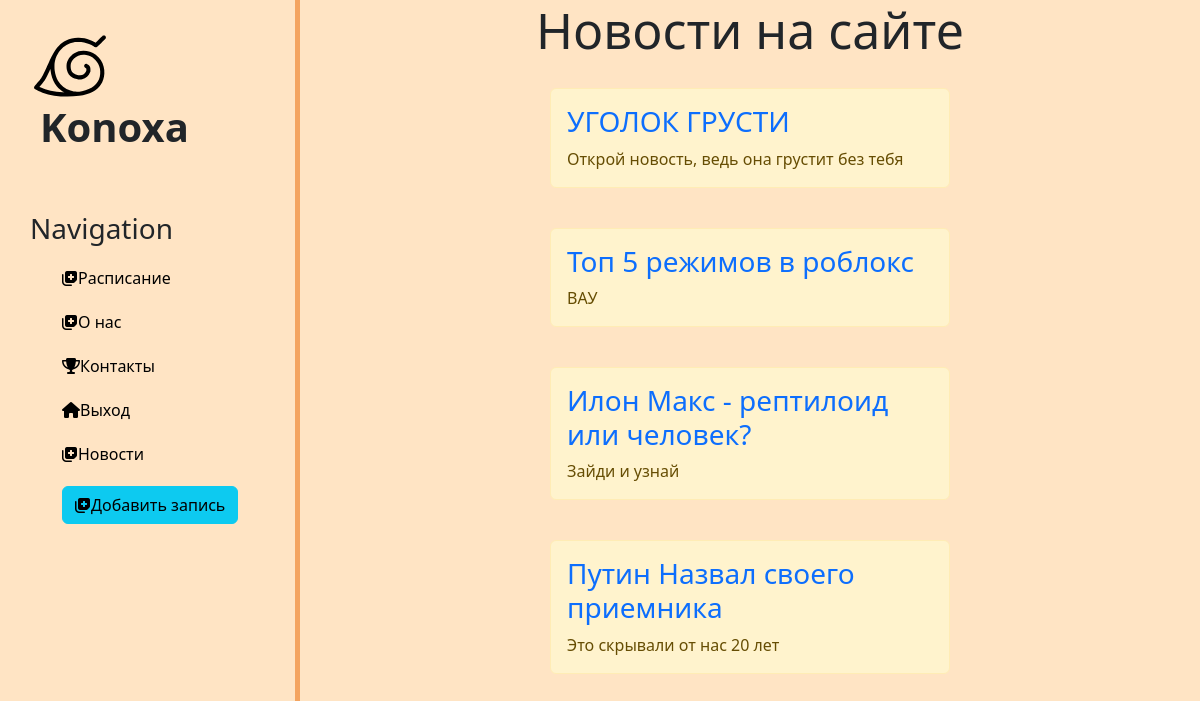
Page /news/ on the committed database.
### news/models.py (models this page shows, shortened)
class Articles(models.Model):
    title = models.CharField('Название',max_length=50, default='Новость')
    anons = models.CharField('Анонс',max_length=250)
    full_text = models.TextField('Статья')
    date = models.DateTimeField('Дата Публикации')
    photo = models.ImageField(upload_to='images/', verbose_name='Фото', blank=True, null=True)
    class Meta:
        verbose_name = 'Новость'
        verbose_name_plural = 'Новости'

### news/views.py (the view)
# urls.py: path('', views.news_home, name='news_home'),
def news_home(request):
    news = Articles.objects.all()
    return render(request, 'news/news_home.html', {'news':news})

### news/templates/news/news_home.html (shortened to what this page needs)
{% extends 'main/layout.html' %}
{% block content %}
<div class="features">
    <h1>Новости на сайте</h1>
    {% if news %}
         {% for el in news %}
           <div class="alert alert-warning">
               <h3><a href="{% url 'news-detail' el.id %}">{{ el.title }}</a></h3>
               <p3>{{ el.anons }}</p3>
           </div>
          {% endfor %}
    {% else %}
    <p>У вас нет записей!</p>
    {% endif %}
</div>
{% endblock %}

### main/templates/main/layout.html (shortened to what this page needs)
{% load static %}
<!DOCTYPE html>
<html lang="en">
<head>
    <link rel="stylesheet" href="https://cdn.jsdelivr.net/npm/bootstrap@5.2.3/dist/css/bootstrap.min.css">
    <link href="{% static 'main/css/main.css' %}" rel="stylesheet">
    <link rel="stylesheet"
          href="https://cdn.jsdelivr.net/npm/@fontawesome/fontawesome-free@6.2.1/css/fontawesome.min.css"
>
</head>
<body>
{% block SidePanel %}
<aside>
    <img src="{% static 'main/img/Konoxa.svg' %}" alt="Лого">
    <span class="logo">Konoxa</span>
    <h3>Navigation</h3>
    <ul>
        <a href="">
            <li><i class="fa-solid fa-notes-medical"></i>Расписание</li>
        </a>
        <a href="{% url 'about' %}">
            <li><i class="fa-solid fa-notes-medical"></i>О нас</li>
        </a>
        <a href="{% url 'home' %}">
            <li><i class="fa-solid fa-trophy"></i>Контакты</li>
        </a>
            <a href="{% url 'auth' %}">
            <li><i class="fa-solid fa-house"></i>Выход</li>
        </a>
        <a href="{% url 'news_home' %}">
            <li><i class="fa-solid fa-notes-medical"></i>Новости</li>
        </a>
        <a href="{% url 'create' %}">
            <li><button class="btn btn-info"> <i class="fa-solid fa-notes-medical"></i>Добавить запись</button></li>
        </a>
    </ul>
</aside>
{% endblock %}
<main>
    {% block content %}
    {% endblock %}
</main>
</body>
</html>

### main/static/main/css/main.css (style rules this page uses)
body { background: #ffe4c4; }
aside { float:left; background #ffe4c4; width: 25%; padding: 2.5%; height: 100vh; color: #0000000; border-right: 5px solid #f4a460; }
aside img { width: 80px; float: left; }
aside .logo { font-size: 40px; margin-left:10px; font-weight:bold; position: relative; top: -5px; }
aside h3 { Margin-top: 50px; Font-size: 28px; }
aside ul { list-style:none }
a { text-decoration:none }
aside ul li { color: #000; display: block; margin-top: 20px; transition: transform.6s ease; }
main .features { display: flex; flex-direction: column; justify-content: center; align-items: center; text-align: center; margin: 0 auto; }
main .features h1 { font-size: 50px; }
.alert-warning { float:left; clear: both; width: 400px; margin: 20px 34%; text-align:left; }

### rows in the picture
Articles: title "УГОЛОК ГРУСТИ", anons "Открой новость, ведь она грустит без тебя"
Articles: title "Топ 5 режимов в роблокс", anons "ВАУ"
Articles: title "Илон Макс - рептилоид или человек?", anons "Зайди и узнай"
Articles: title "Путин Назвал своего приемника", anons "Это скрывали от нас 20 лет"
